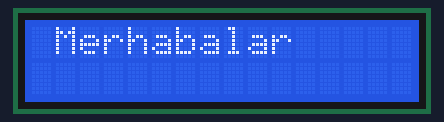
Simulated run of this sketch. Board: Arduino Uno, built with avr-gcc and run on an emulated ATmega328P. On the bench: 16×2 character LCD.

Above: at 0.18 s.
At 0.93 s:
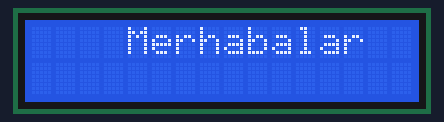
At 1.94 s:
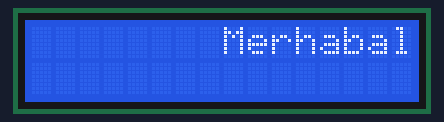
At 3.9 s:
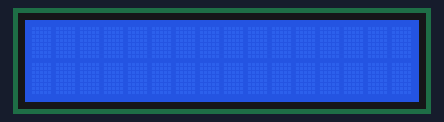
At 7.69 s:
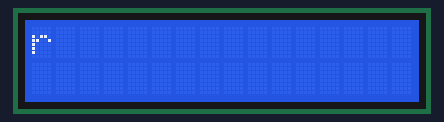
At 10.69 s:
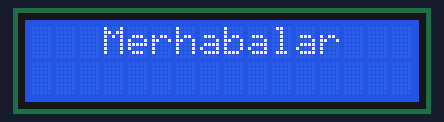

Measured:
- by itself, everything shown: repeats every 10.0 s, in 26 steps
- what the display in image 3 shows lasts 3.8 s, from 3.8 s to 7.6 s

The sketch:

lcd_ekran_potansiyometre_hareket_metotlar.ino
```cpp
#include <LiquidCrystal.h>

LiquidCrystal lcd(12, 11, 5, 4, 3, 2);

void setup() {
  lcd.begin(16, 2);
  lcd.print("Merhabalar");
}

void loop() {
  lcd.scrollDisplayRight(); // sağa kaydır
  //lcd.scrollDisplayLeft(); // sola kaydır
  delay(250);
}
```
